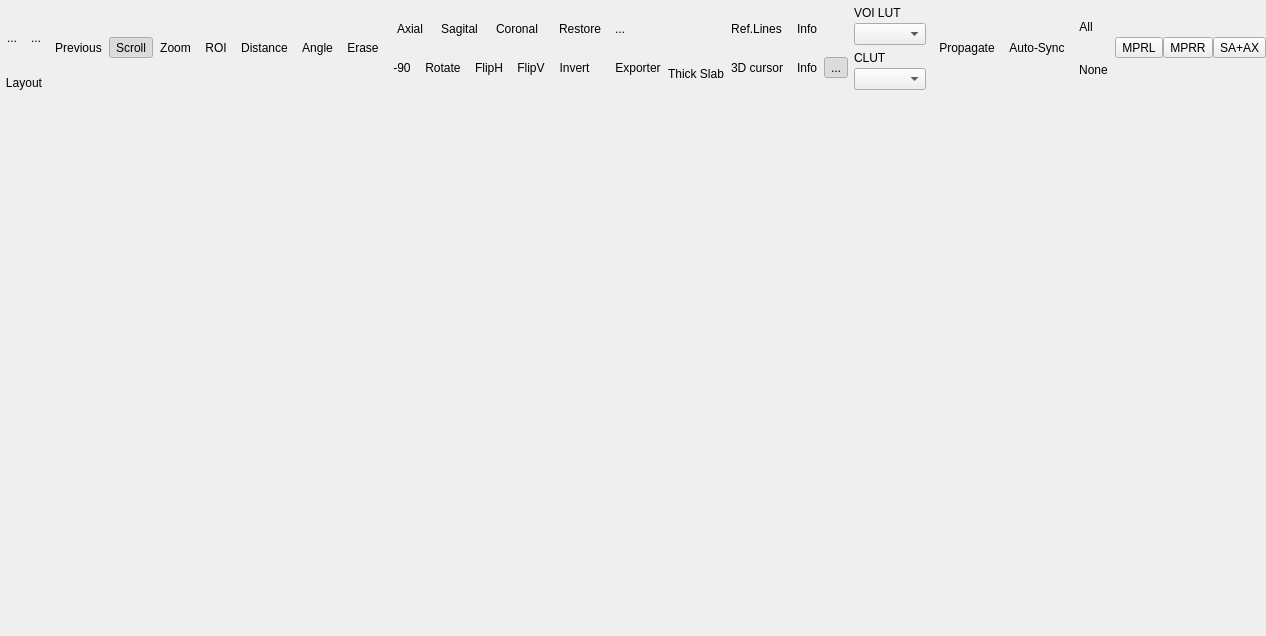
<?xml version="1.0" encoding="UTF-8"?>
<ui version="4.0">
 <class>udg::Q2DViewerExtensionBase</class>
 <widget class="QWidget" name="udg::Q2DViewerExtensionBase">
  <property name="geometry">
   <rect>
    <x>0</x>
    <y>0</y>
    <width>1212</width>
    <height>636</height>
   </rect>
  </property>
  <layout class="QVBoxLayout" name="verticalLayout_5">
   <property name="spacing">
    <number>0</number>
   </property>
   <property name="leftMargin">
    <number>0</number>
   </property>
   <property name="topMargin">
    <number>0</number>
   </property>
   <property name="rightMargin">
    <number>0</number>
   </property>
   <property name="bottomMargin">
    <number>0</number>
   </property>
   <item>
    <layout class="QHBoxLayout" name="horizontalLayout_7">
     <property name="spacing">
      <number>0</number>
     </property>
     <item>
      <layout class="QHBoxLayout" name="horizontalLayout_5">
       <property name="spacing">
        <number>0</number>
       </property>
       <item>
        <layout class="QVBoxLayout">
         <property name="spacing">
          <number>0</number>
         </property>
         <property name="leftMargin">
          <number>0</number>
         </property>
         <property name="topMargin">
          <number>0</number>
         </property>
         <property name="rightMargin">
          <number>0</number>
         </property>
         <property name="bottomMargin">
          <number>0</number>
         </property>
         <item>
          <layout class="QHBoxLayout">
           <property name="spacing">
            <number>0</number>
           </property>
           <property name="leftMargin">
            <number>0</number>
           </property>
           <property name="topMargin">
            <number>0</number>
           </property>
           <property name="rightMargin">
            <number>0</number>
           </property>
           <property name="bottomMargin">
            <number>0</number>
           </property>
           <item>
            <widget class="QToolButton" name="m_viewersLayoutGridButton">
             <property name="sizePolicy">
              <sizepolicy hsizetype="Fixed" vsizetype="Fixed">
               <horstretch>0</horstretch>
               <verstretch>0</verstretch>
              </sizepolicy>
             </property>
             <property name="minimumSize">
              <size>
               <width>0</width>
               <height>64</height>
              </size>
             </property>
             <property name="toolTip">
              <string>Series layout</string>
             </property>
             <property name="text">
              <string>...</string>
             </property>
             <property name="icon">
              <iconset>
               <normaloff>:/images/grid.png</normaloff>:/images/grid.png</iconset>
             </property>
             <property name="iconSize">
              <size>
               <width>32</width>
               <height>32</height>
              </size>
             </property>
             <property name="autoRaise">
              <bool>true</bool>
             </property>
            </widget>
           </item>
           <item>
            <widget class="QToolButton" name="m_hangingProtocolsMenuButton">
             <property name="sizePolicy">
              <sizepolicy hsizetype="Fixed" vsizetype="Fixed">
               <horstretch>0</horstretch>
               <verstretch>0</verstretch>
              </sizepolicy>
             </property>
             <property name="minimumSize">
              <size>
               <width>0</width>
               <height>64</height>
              </size>
             </property>
             <property name="toolTip">
              <string>Series layout</string>
             </property>
             <property name="text">
              <string>...</string>
             </property>
             <property name="icon">
              <iconset>
               <normaloff>:/images/down.png</normaloff>:/images/down.png</iconset>
             </property>
             <property name="iconSize">
              <size>
               <width>12</width>
               <height>32</height>
              </size>
             </property>
             <property name="checkable">
              <bool>false</bool>
             </property>
             <property name="autoRaise">
              <bool>true</bool>
             </property>
            </widget>
           </item>
          </layout>
         </item>
         <item>
          <widget class="QLabel" name="m_layoutsLabel">
           <property name="sizePolicy">
            <sizepolicy hsizetype="Preferred" vsizetype="Fixed">
             <horstretch>0</horstretch>
             <verstretch>0</verstretch>
            </sizepolicy>
           </property>
           <property name="text">
            <string>Layout</string>
           </property>
           <property name="alignment">
            <set>Qt::AlignCenter</set>
           </property>
          </widget>
         </item>
        </layout>
       </item>
       <item>
        <widget class="QToolButton" name="m_relatedStudiesToolButton">
         <property name="text">
          <string>Previous</string>
         </property>
         <property name="icon">
          <iconset>
           <normaloff>:/images/cal.png</normaloff>:/images/cal.png</iconset>
         </property>
         <property name="iconSize">
          <size>
           <width>32</width>
           <height>32</height>
          </size>
         </property>
         <property name="checkable">
          <bool>false</bool>
         </property>
         <property name="checked">
          <bool>false</bool>
         </property>
         <property name="toolButtonStyle">
          <enum>Qt::ToolButtonIconOnly</enum>
         </property>
         <property name="autoRaise">
          <bool>true</bool>
         </property>
        </widget>
       </item>
      </layout>
     </item>
     <item>
      <layout class="QHBoxLayout" name="horizontalLayout_2">
       <property name="spacing">
        <number>0</number>
       </property>
       <item>
        <widget class="QToolButton" name="m_slicingToolButton">
         <property name="text">
          <string>Scroll</string>
         </property>
         <property name="icon">
          <iconset>
           <normaloff>../../../../../../../.designer/backup</normaloff>../../../../../../../.designer/backup</iconset>
         </property>
         <property name="iconSize">
          <size>
           <width>32</width>
           <height>32</height>
          </size>
         </property>
         <property name="checkable">
          <bool>true</bool>
         </property>
         <property name="checked">
          <bool>true</bool>
         </property>
         <property name="toolButtonStyle">
          <enum>Qt::ToolButtonTextUnderIcon</enum>
         </property>
         <property name="autoRaise">
          <bool>true</bool>
         </property>
        </widget>
       </item>
       <item>
        <widget class="QToolButton" name="m_zoomToolButton">
         <property name="text">
          <string>Zoom</string>
         </property>
         <property name="icon">
          <iconset>
           <normaloff>../../../../../../../.designer/backup</normaloff>../../../../../../../.designer/backup</iconset>
         </property>
         <property name="iconSize">
          <size>
           <width>32</width>
           <height>32</height>
          </size>
         </property>
         <property name="checkable">
          <bool>true</bool>
         </property>
         <property name="toolButtonStyle">
          <enum>Qt::ToolButtonTextUnderIcon</enum>
         </property>
         <property name="autoRaise">
          <bool>true</bool>
         </property>
        </widget>
       </item>
      </layout>
     </item>
     <item>
      <layout class="QHBoxLayout" name="horizontalLayout_4">
       <property name="spacing">
        <number>0</number>
       </property>
       <item>
        <widget class="QToolButton" name="m_roiButton">
         <property name="text">
          <string>ROI</string>
         </property>
         <property name="icon">
          <iconset>
           <normaloff>../../../../../../../.designer/backup</normaloff>../../../../../../../.designer/backup</iconset>
         </property>
         <property name="iconSize">
          <size>
           <width>32</width>
           <height>32</height>
          </size>
         </property>
         <property name="checkable">
          <bool>true</bool>
         </property>
         <property name="toolButtonStyle">
          <enum>Qt::ToolButtonTextUnderIcon</enum>
         </property>
         <property name="autoRaise">
          <bool>true</bool>
         </property>
        </widget>
       </item>
       <item>
        <widget class="QToolButton" name="m_distanceToolButton">
         <property name="text">
          <string>Distance</string>
         </property>
         <property name="icon">
          <iconset>
           <normaloff>../../../../../../../.designer/backup</normaloff>../../../../../../../.designer/backup</iconset>
         </property>
         <property name="iconSize">
          <size>
           <width>32</width>
           <height>32</height>
          </size>
         </property>
         <property name="checkable">
          <bool>true</bool>
         </property>
         <property name="toolButtonStyle">
          <enum>Qt::ToolButtonTextUnderIcon</enum>
         </property>
         <property name="autoRaise">
          <bool>true</bool>
         </property>
        </widget>
       </item>
      </layout>
     </item>
     <item>
      <layout class="QHBoxLayout" name="horizontalLayout_6">
       <property name="spacing">
        <number>0</number>
       </property>
       <item>
        <widget class="QToolButton" name="m_angleToolButton">
         <property name="text">
          <string>Angle</string>
         </property>
         <property name="icon">
          <iconset>
           <normaloff>../../../../../../../.designer/backup</normaloff>../../../../../../../.designer/backup</iconset>
         </property>
         <property name="iconSize">
          <size>
           <width>32</width>
           <height>32</height>
          </size>
         </property>
         <property name="checkable">
          <bool>true</bool>
         </property>
         <property name="toolButtonStyle">
          <enum>Qt::ToolButtonTextUnderIcon</enum>
         </property>
         <property name="autoRaise">
          <bool>true</bool>
         </property>
        </widget>
       </item>
       <item>
        <widget class="QToolButton" name="m_eraserToolButton">
         <property name="text">
          <string>Erase</string>
         </property>
         <property name="icon">
          <iconset>
           <normaloff>../../../../../../../.designer/backup</normaloff>../../../../../../../.designer/backup</iconset>
         </property>
         <property name="iconSize">
          <size>
           <width>32</width>
           <height>32</height>
          </size>
         </property>
         <property name="checkable">
          <bool>true</bool>
         </property>
         <property name="toolButtonStyle">
          <enum>Qt::ToolButtonTextUnderIcon</enum>
         </property>
         <property name="autoRaise">
          <bool>true</bool>
         </property>
        </widget>
       </item>
      </layout>
     </item>
     <item>
      <layout class="QVBoxLayout" name="verticalLayout">
       <property name="spacing">
        <number>0</number>
       </property>
       <item>
        <layout class="QHBoxLayout">
         <property name="spacing">
          <number>0</number>
         </property>
         <property name="leftMargin">
          <number>0</number>
         </property>
         <property name="topMargin">
          <number>0</number>
         </property>
         <property name="rightMargin">
          <number>0</number>
         </property>
         <property name="bottomMargin">
          <number>0</number>
         </property>
         <item>
          <widget class="QToolButton" name="m_axialViewToolButton">
           <property name="text">
            <string>Axial</string>
           </property>
           <property name="icon">
            <iconset>
             <normaloff>../../../../../../../.designer/backup</normaloff>../../../../../../../.designer/backup</iconset>
           </property>
           <property name="iconSize">
            <size>
             <width>32</width>
             <height>32</height>
            </size>
           </property>
           <property name="toolButtonStyle">
            <enum>Qt::ToolButtonTextUnderIcon</enum>
           </property>
           <property name="autoRaise">
            <bool>true</bool>
           </property>
          </widget>
         </item>
         <item>
          <widget class="QToolButton" name="m_sagitalViewToolButton">
           <property name="text">
            <string>Sagital</string>
           </property>
           <property name="icon">
            <iconset>
             <normaloff>../../../../../../../.designer/backup</normaloff>../../../../../../../.designer/backup</iconset>
           </property>
           <property name="iconSize">
            <size>
             <width>32</width>
             <height>32</height>
            </size>
           </property>
           <property name="toolButtonStyle">
            <enum>Qt::ToolButtonTextUnderIcon</enum>
           </property>
           <property name="autoRaise">
            <bool>true</bool>
           </property>
          </widget>
         </item>
         <item>
          <widget class="QToolButton" name="m_coronalViewToolButton">
           <property name="text">
            <string>Coronal</string>
           </property>
           <property name="icon">
            <iconset>
             <normaloff>../../../../../../../.designer/backup</normaloff>../../../../../../../.designer/backup</iconset>
           </property>
           <property name="iconSize">
            <size>
             <width>32</width>
             <height>32</height>
            </size>
           </property>
           <property name="toolButtonStyle">
            <enum>Qt::ToolButtonTextUnderIcon</enum>
           </property>
           <property name="autoRaise">
            <bool>true</bool>
           </property>
          </widget>
         </item>
        </layout>
       </item>
       <item>
        <layout class="QHBoxLayout" name="horizontalLayout_3">
         <property name="spacing">
          <number>0</number>
         </property>
         <item>
          <widget class="QToolButton" name="m_rotateCounterClockWiseToolButton">
           <property name="text">
            <string>-90</string>
           </property>
           <property name="icon">
            <iconset>
             <normaloff>../../../../../../../.designer/backup</normaloff>../../../../../../../.designer/backup</iconset>
           </property>
           <property name="iconSize">
            <size>
             <width>24</width>
             <height>24</height>
            </size>
           </property>
           <property name="autoRaise">
            <bool>true</bool>
           </property>
          </widget>
         </item>
         <item>
          <widget class="QToolButton" name="m_rotateClockWiseToolButton">
           <property name="text">
            <string>Rotate</string>
           </property>
           <property name="icon">
            <iconset>
             <normaloff>../../../../../../../.designer/backup</normaloff>../../../../../../../.designer/backup</iconset>
           </property>
           <property name="iconSize">
            <size>
             <width>24</width>
             <height>24</height>
            </size>
           </property>
           <property name="autoRaise">
            <bool>true</bool>
           </property>
          </widget>
         </item>
         <item>
          <widget class="QToolButton" name="m_flipHorizontalToolButton">
           <property name="text">
            <string>FlipH</string>
           </property>
           <property name="icon">
            <iconset>
             <normaloff>../../../../../../../.designer/backup</normaloff>../../../../../../../.designer/backup</iconset>
           </property>
           <property name="iconSize">
            <size>
             <width>24</width>
             <height>24</height>
            </size>
           </property>
           <property name="autoRaise">
            <bool>true</bool>
           </property>
          </widget>
         </item>
         <item>
          <widget class="QToolButton" name="m_flipVerticalToolButton">
           <property name="text">
            <string>FlipV</string>
           </property>
           <property name="icon">
            <iconset>
             <normaloff>../../../../../../../.designer/backup</normaloff>../../../../../../../.designer/backup</iconset>
           </property>
           <property name="iconSize">
            <size>
             <width>24</width>
             <height>24</height>
            </size>
           </property>
           <property name="autoRaise">
            <bool>true</bool>
           </property>
          </widget>
         </item>
        </layout>
       </item>
      </layout>
     </item>
     <item>
      <layout class="QGridLayout" name="gridLayout_2">
       <property name="spacing">
        <number>0</number>
       </property>
       <item row="0" column="0">
        <widget class="QToolButton" name="m_restoreToolButton">
         <property name="text">
          <string>Restore</string>
         </property>
         <property name="icon">
          <iconset>
           <normaloff>../../../../../../../.designer/backup</normaloff>../../../../../../../.designer/backup</iconset>
         </property>
         <property name="iconSize">
          <size>
           <width>32</width>
           <height>32</height>
          </size>
         </property>
         <property name="toolButtonStyle">
          <enum>Qt::ToolButtonIconOnly</enum>
         </property>
         <property name="autoRaise">
          <bool>true</bool>
         </property>
        </widget>
       </item>
       <item row="0" column="1">
        <widget class="QToolButton" name="m_screenShotToolButton">
         <property name="text">
          <string>...</string>
         </property>
         <property name="icon">
          <iconset>
           <normaloff>../../../../../../../.designer/backup</normaloff>../../../../../../../.designer/backup</iconset>
         </property>
         <property name="iconSize">
          <size>
           <width>32</width>
           <height>32</height>
          </size>
         </property>
         <property name="checkable">
          <bool>true</bool>
         </property>
         <property name="autoRaise">
          <bool>true</bool>
         </property>
        </widget>
       </item>
       <item row="1" column="0">
        <widget class="QToolButton" name="m_invertToolButton">
         <property name="text">
          <string>Invert</string>
         </property>
         <property name="icon">
          <iconset>
           <normaloff>../../../../../../../.designer/backup</normaloff>../../../../../../../.designer/backup</iconset>
         </property>
         <property name="iconSize">
          <size>
           <width>32</width>
           <height>32</height>
          </size>
         </property>
         <property name="toolButtonStyle">
          <enum>Qt::ToolButtonIconOnly</enum>
         </property>
         <property name="autoRaise">
          <bool>true</bool>
         </property>
        </widget>
       </item>
       <item row="1" column="1">
        <widget class="QToolButton" name="m_screenshotsExporterToolButton">
         <property name="text">
          <string>Exporter</string>
         </property>
         <property name="icon">
          <iconset>
           <normaloff>:/images/store.png</normaloff>:/images/store.png</iconset>
         </property>
         <property name="iconSize">
          <size>
           <width>32</width>
           <height>32</height>
          </size>
         </property>
         <property name="autoRaise">
          <bool>true</bool>
         </property>
        </widget>
       </item>
      </layout>
     </item>
     <item>
      <layout class="QVBoxLayout">
       <property name="spacing">
        <number>6</number>
       </property>
       <property name="leftMargin">
        <number>0</number>
       </property>
       <property name="topMargin">
        <number>0</number>
       </property>
       <property name="rightMargin">
        <number>0</number>
       </property>
       <property name="bottomMargin">
        <number>0</number>
       </property>
       <item>
        <spacer>
         <property name="orientation">
          <enum>Qt::Vertical</enum>
         </property>
         <property name="sizeType">
          <enum>QSizePolicy::Minimum</enum>
         </property>
         <property name="sizeHint" stdset="0">
          <size>
           <width>16</width>
           <height>1</height>
          </size>
         </property>
        </spacer>
       </item>
       <item>
        <widget class="udg::QThickSlabWidget" name="m_thickSlabWidget" native="true">
         <property name="sizePolicy">
          <sizepolicy hsizetype="Preferred" vsizetype="Preferred">
           <horstretch>0</horstretch>
           <verstretch>0</verstretch>
          </sizepolicy>
         </property>
        </widget>
       </item>
       <item>
        <spacer>
         <property name="orientation">
          <enum>Qt::Vertical</enum>
         </property>
         <property name="sizeType">
          <enum>QSizePolicy::Minimum</enum>
         </property>
         <property name="sizeHint" stdset="0">
          <size>
           <width>20</width>
           <height>1</height>
          </size>
         </property>
        </spacer>
       </item>
       <item>
        <widget class="QLabel" name="m_thickSlabLabel">
         <property name="text">
          <string>Thick Slab</string>
         </property>
         <property name="alignment">
          <set>Qt::AlignCenter</set>
         </property>
        </widget>
       </item>
      </layout>
     </item>
     <item>
      <layout class="QGridLayout" name="gridLayout">
       <property name="spacing">
        <number>0</number>
       </property>
       <item row="0" column="0">
        <widget class="QToolButton" name="m_referenceLinesToolButton">
         <property name="text">
          <string>Ref.Lines</string>
         </property>
         <property name="icon">
          <iconset>
           <normaloff>../../../../../../../.designer/backup</normaloff>../../../../../../../.designer/backup</iconset>
         </property>
         <property name="iconSize">
          <size>
           <width>32</width>
           <height>32</height>
          </size>
         </property>
         <property name="checkable">
          <bool>true</bool>
         </property>
         <property name="autoRaise">
          <bool>true</bool>
         </property>
        </widget>
       </item>
       <item row="0" column="1">
        <widget class="QToolButton" name="m_dicomDumpToolButton">
         <property name="text">
          <string>Info</string>
         </property>
         <property name="icon">
          <iconset>
           <normaloff>:/images/dicomDump.png</normaloff>:/images/dicomDump.png</iconset>
         </property>
         <property name="iconSize">
          <size>
           <width>32</width>
           <height>32</height>
          </size>
         </property>
         <property name="autoRaise">
          <bool>true</bool>
         </property>
        </widget>
       </item>
       <item row="0" column="2">
        <widget class="QCINEController" name="m_cineController" native="true">
         <property name="sizePolicy">
          <sizepolicy hsizetype="Preferred" vsizetype="Preferred">
           <horstretch>0</horstretch>
           <verstretch>0</verstretch>
          </sizepolicy>
         </property>
         <property name="minimumSize">
          <size>
           <width>0</width>
           <height>0</height>
          </size>
         </property>
        </widget>
       </item>
       <item row="1" column="0">
        <widget class="QToolButton" name="m_cursor3DToolButton">
         <property name="text">
          <string>3D cursor</string>
         </property>
         <property name="icon">
          <iconset>
           <normaloff>../../../../../../../.designer/backup</normaloff>../../../../../../../.designer/backup</iconset>
         </property>
         <property name="iconSize">
          <size>
           <width>32</width>
           <height>32</height>
          </size>
         </property>
         <property name="checkable">
          <bool>true</bool>
         </property>
         <property name="autoRaise">
          <bool>true</bool>
         </property>
        </widget>
       </item>
       <item row="1" column="1">
        <widget class="QToolButton" name="m_voxelInformationToolButton">
         <property name="text">
          <string>Info</string>
         </property>
         <property name="icon">
          <iconset>
           <normaloff>:/images/voxelInformation.png</normaloff>:/images/voxelInformation.png</iconset>
         </property>
         <property name="iconSize">
          <size>
           <width>32</width>
           <height>32</height>
          </size>
         </property>
         <property name="autoRaise">
          <bool>true</bool>
         </property>
        </widget>
       </item>
       <item row="1" column="2">
        <widget class="QToolButton" name="m_viewerLayersToolButton">
         <property name="text">
          <string>...</string>
         </property>
         <property name="iconSize">
          <size>
           <width>32</width>
           <height>32</height>
          </size>
         </property>
         <property name="checkable">
          <bool>true</bool>
         </property>
         <property name="checked">
          <bool>true</bool>
         </property>
         <property name="autoRaise">
          <bool>true</bool>
         </property>
        </widget>
       </item>
      </layout>
     </item>
     <item>
      <layout class="QVBoxLayout" name="verticalLayout_4">
       <property name="leftMargin">
        <number>6</number>
       </property>
       <property name="topMargin">
        <number>6</number>
       </property>
       <property name="rightMargin">
        <number>6</number>
       </property>
       <property name="bottomMargin">
        <number>6</number>
       </property>
       <item>
        <layout class="QVBoxLayout" name="verticalLayout_2">
         <property name="spacing">
          <number>3</number>
         </property>
         <item>
          <widget class="QLabel" name="label">
           <property name="text">
            <string>VOI LUT</string>
           </property>
          </widget>
         </item>
         <item>
          <widget class="QVoiLutComboBox" name="m_voiLutComboBox">
           <property name="sizePolicy">
            <sizepolicy hsizetype="Minimum" vsizetype="Fixed">
             <horstretch>0</horstretch>
             <verstretch>0</verstretch>
            </sizepolicy>
           </property>
           <property name="sizeAdjustPolicy">
            <enum>QComboBox::AdjustToContents</enum>
           </property>
          </widget>
         </item>
        </layout>
       </item>
       <item>
        <layout class="QVBoxLayout" name="verticalLayout_3">
         <property name="spacing">
          <number>3</number>
         </property>
         <item>
          <widget class="QLabel" name="label_2">
           <property name="text">
            <string>CLUT</string>
           </property>
          </widget>
         </item>
         <item>
          <widget class="QComboBox" name="m_transferFunctionComboBox"/>
         </item>
        </layout>
       </item>
      </layout>
     </item>
     <item>
      <layout class="QHBoxLayout" name="horizontalLayout">
       <property name="spacing">
        <number>0</number>
       </property>
       <item>
        <widget class="QToolButton" name="m_propagateToolButton">
         <property name="text">
          <string>Propagate</string>
         </property>
         <property name="icon">
          <iconset>
           <normaloff>:/images/propagate.png</normaloff>:/images/propagate.png</iconset>
         </property>
         <property name="iconSize">
          <size>
           <width>32</width>
           <height>32</height>
          </size>
         </property>
         <property name="checkable">
          <bool>true</bool>
         </property>
         <property name="toolButtonStyle">
          <enum>Qt::ToolButtonTextUnderIcon</enum>
         </property>
         <property name="autoRaise">
          <bool>true</bool>
         </property>
        </widget>
       </item>
       <item>
        <widget class="QToolButton" name="m_automaticSynchronizationToolButton">
         <property name="text">
          <string>Auto-Sync</string>
         </property>
         <property name="icon">
          <iconset>
           <normaloff>:/images/synchronize.png</normaloff>:/images/synchronize.png</iconset>
         </property>
         <property name="iconSize">
          <size>
           <width>32</width>
           <height>32</height>
          </size>
         </property>
         <property name="checkable">
          <bool>true</bool>
         </property>
         <property name="checked">
          <bool>false</bool>
         </property>
         <property name="toolButtonStyle">
          <enum>Qt::ToolButtonTextUnderIcon</enum>
         </property>
         <property name="autoRaise">
          <bool>true</bool>
         </property>
        </widget>
       </item>
       <item>
        <layout class="QVBoxLayout" name="verticalLayout_4">
         <item>
          <widget class="QToolButton" name="m_synchronizeAllViewersButton">
           <property name="sizePolicy">
            <sizepolicy hsizetype="Fixed" vsizetype="Fixed">
             <horstretch>0</horstretch>
             <verstretch>0</verstretch>
            </sizepolicy>
           </property>
           <property name="text">
            <string>All</string>
           </property>
           <property name="icon">
            <iconset>
             <normaloff>:/images/linkAll.png</normaloff>:/images/linkAll.png</iconset>
           </property>
           <property name="iconSize">
            <size>
             <width>32</width>
             <height>32</height>
            </size>
           </property>
           <property name="toolButtonStyle">
            <enum>Qt::ToolButtonTextBesideIcon</enum>
           </property>
           <property name="autoRaise">
            <bool>true</bool>
           </property>
          </widget>
         </item>
         <item>
          <widget class="QToolButton" name="m_desynchronizeAllViewersButton">
           <property name="sizePolicy">
            <sizepolicy hsizetype="Fixed" vsizetype="Fixed">
             <horstretch>0</horstretch>
             <verstretch>0</verstretch>
            </sizepolicy>
           </property>
           <property name="text">
            <string>None</string>
           </property>
           <property name="icon">
            <iconset>
             <normaloff>:/images/unlinkAll.png</normaloff>:/images/unlinkAll.png</iconset>
           </property>
           <property name="iconSize">
            <size>
             <width>32</width>
             <height>32</height>
            </size>
           </property>
           <property name="toolButtonStyle">
            <enum>Qt::ToolButtonTextBesideIcon</enum>
           </property>
           <property name="autoRaise">
            <bool>true</bool>
           </property>
          </widget>
         </item>
        </layout>
       </item>
      </layout>
     </item>
     <item>
      <widget class="QToolButton" name="m_MPRL">
       <property name="text">
        <string>MPRL</string>
       </property>
       <property name="iconSize">
        <size>
         <width>32</width>
         <height>32</height>
        </size>
       </property>
      </widget>
     </item>
     <item>
      <widget class="QToolButton" name="m_MPRR">
       <property name="text">
        <string>MPRR</string>
       </property>
       <property name="iconSize">
        <size>
         <width>32</width>
         <height>32</height>
        </size>
       </property>
      </widget>
     </item>
     <item>
      <widget class="QToolButton" name="m_SA">
       <property name="text">
        <string>SA+AX</string>
       </property>
       <property name="iconSize">
        <size>
         <width>32</width>
         <height>32</height>
        </size>
       </property>
      </widget>
     </item>
     <item>
      <spacer>
       <property name="orientation">
        <enum>Qt::Horizontal</enum>
       </property>
       <property name="sizeType">
        <enum>QSizePolicy::Expanding</enum>
       </property>
       <property name="sizeHint" stdset="0">
        <size>
         <width>18</width>
         <height>84</height>
        </size>
       </property>
      </spacer>
     </item>
    </layout>
   </item>
   <item>
    <widget class="ViewersLayout" name="m_workingArea" native="true">
     <property name="sizePolicy">
      <sizepolicy hsizetype="Expanding" vsizetype="Expanding">
       <horstretch>0</horstretch>
       <verstretch>0</verstretch>
      </sizepolicy>
     </property>
     <property name="focusPolicy">
      <enum>Qt::StrongFocus</enum>
     </property>
    </widget>
   </item>
  </layout>
 </widget>
 <layoutdefault spacing="6" margin="11"/>
 <customwidgets>
  <customwidget>
   <class>QVoiLutComboBox</class>
   <extends>QComboBox</extends>
   <header>qvoilutcombobox.h</header>
  </customwidget>
  <customwidget>
   <class>QCINEController</class>
   <extends>QWidget</extends>
   <header>qcinecontroller.h</header>
   <container>1</container>
  </customwidget>
  <customwidget>
   <class>ViewersLayout</class>
   <extends>QWidget</extends>
   <header>viewerslayout.h</header>
   <container>1</container>
  </customwidget>
  <customwidget>
   <class>udg::QThickSlabWidget</class>
   <extends>QWidget</extends>
   <header>qthickslabwidget.h</header>
  </customwidget>
 </customwidgets>
 <resources/>
 <connections/>
</ui>
